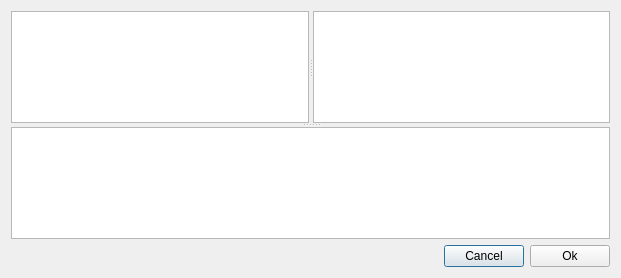
<?xml version="1.0" encoding="UTF-8"?>
<ui version="4.0">
 <class>Dialog</class>
 <widget class="QDialog" name="Dialog">
  <property name="geometry">
   <rect>
    <x>0</x>
    <y>0</y>
    <width>621</width>
    <height>278</height>
   </rect>
  </property>
  <property name="windowTitle">
   <string>Dialog</string>
  </property>
  <layout class="QVBoxLayout" name="verticalLayout">
   <item>
    <widget class="QSplitter" name="splitter_2">
     <property name="orientation">
      <enum>Qt::Vertical</enum>
     </property>
     <widget class="QSplitter" name="splitter">
      <property name="orientation">
       <enum>Qt::Horizontal</enum>
      </property>
      <widget class="QPlainTextEdit" name="plainTextEdit"/>
      <widget class="QPlainTextEdit" name="plainTextEdit_2"/>
     </widget>
     <widget class="QPlainTextEdit" name="plainTextEdit_3"/>
    </widget>
   </item>
   <item>
    <layout class="QHBoxLayout" name="horizontalLayout">
     <item>
      <spacer name="horizontalSpacer">
       <property name="orientation">
        <enum>Qt::Horizontal</enum>
       </property>
       <property name="sizeHint" stdset="0">
        <size>
         <width>40</width>
         <height>20</height>
        </size>
       </property>
      </spacer>
     </item>
     <item>
      <widget class="QPushButton" name="pushButton">
       <property name="text">
        <string>Cancel</string>
       </property>
      </widget>
     </item>
     <item>
      <widget class="QPushButton" name="pushButton_2">
       <property name="text">
        <string>Ok</string>
       </property>
      </widget>
     </item>
    </layout>
   </item>
  </layout>
 </widget>
 <resources/>
 <connections/>
</ui>
